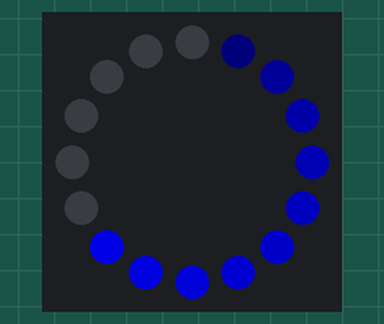
This program was run on a simulated ESP8266 (NodeMCU). Parts: 16 RGB LEDs in a ring, first at the top, clockwise. Dim RGB values are drawn brighter than linear.

Above: at 0.15 s.
At 0.76 s:
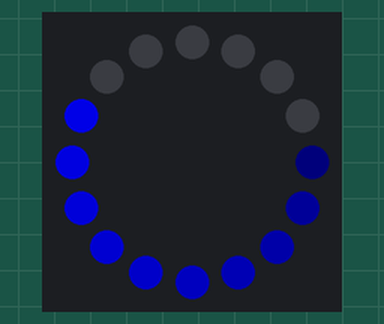
At 1.37 s:
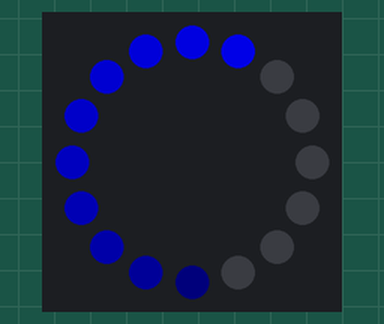
At 1.99 s:
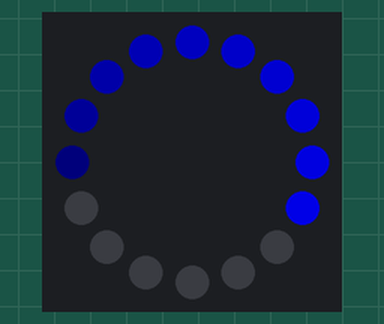
At 2.6 s:
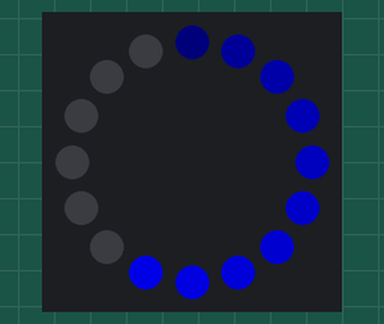

The program:

main.cpp
```cpp
#include "Adafruit_NeoPixel.h"
#include "Arduino.h"

Adafruit_NeoPixel ring = Adafruit_NeoPixel(16, 0, NEO_GRB + NEO_KHZ800);
uint8_t led = 0;
uint8_t color = 0;
uint32_t colors[3] = {
  Adafruit_NeoPixel::Color(255, 0, 0),
  Adafruit_NeoPixel::Color(0, 255, 0),
  Adafruit_NeoPixel::Color(0, 0, 255),
};

void setup() {
  ring.begin();
  ring.setBrightness(200);
  ring.show();
}

void loop() {
  for (uint8_t i = led; i != (led + 10) % 16; i = (i + 1) % 16) {
    ring.setPixelColor(i, 0, 0, 0);
  }
  led = (led + 1) % 16;
  uint8_t j = 0;
  for (uint8_t i = led; i != (led + 10) % 16; i = (i + 1) % 16) {
    ring.setPixelColor(i, 0, 0, 255 - ((10 - j) * 25));
    j++;
  }
  ring.show();
  delay(30);
}
```

Measured:
- by itself, everything shown: repeats every 2.5 s, in 8 steps
